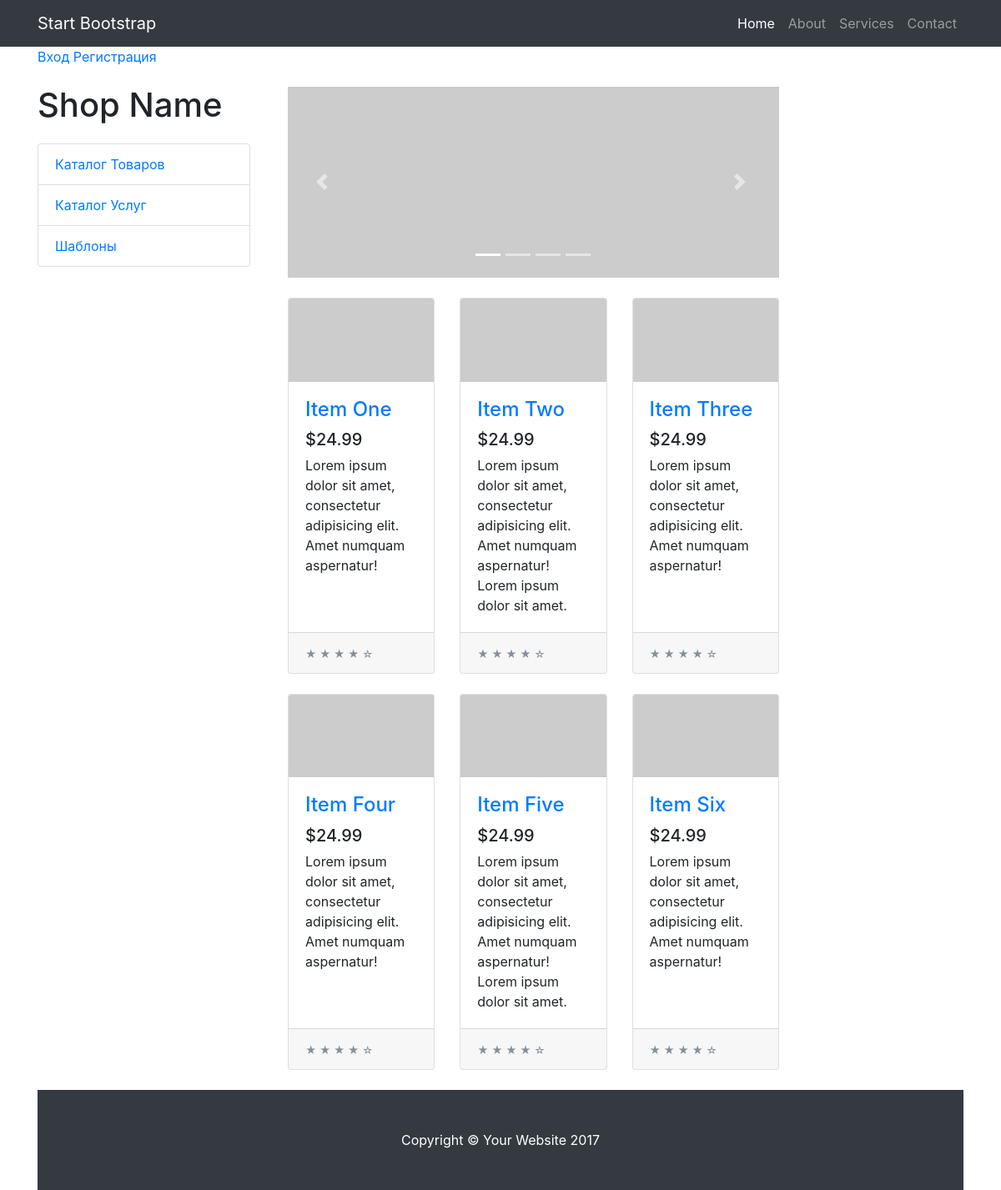
The page / on the database its author committed.
### tables this page shows
CREATE TABLE IF NOT EXISTS `catalogs` (
  `id` int(11) NOT NULL AUTO_INCREMENT,
  `name` tinytext NOT NULL,
  `body` text NOT NULL,
  `type` tinytext NOT NULL,
  PRIMARY KEY (`id`)
);

### templates/top.php (the view, shortened to what this page needs)
<?php require_once('config/config.php'); ?>
<!DOCTYPE html>
<html lang="en">
  <head>
    <link href="vendor/bootstrap/css/bootstrap.min.css" rel="stylesheet">
    <link href="css/shop-homepage.css" rel="stylesheet">
  </head>
  <body>
    <nav class="navbar navbar-expand-lg navbar-dark bg-dark fixed-top">
      <div class="container">
        <a class="navbar-brand" href="#">Start Bootstrap</a>
        <div class="collapse navbar-collapse" id="navbarResponsive">
          <ul class="navbar-nav ml-auto">
            <li class="nav-item active">
              <a class="nav-link" href="#">Home
              </a>
            </li>
            <li class="nav-item">
              <a class="nav-link" href="static.php?url=About">About</a>
            </li>
            <li class="nav-item">
              <a class="nav-link" href="static.php?url=services">Services</a>
            </li>
            <li class="nav-item">
              <a class="nav-link" href="static.php?url=contacts">Contact</a>
            </li>
          </ul>
        </div>
      </div>
    </nav>
    <div class="container">
	<?php
	if(isset($_SESION['user_id'])){
		?>
		<a href="cabinet.php">Кабинет</a>
		<a href="logout.php">Выход</a>
		<?php
	}else {
		?>
		<a href="login.php">Вход</a>
		<a href="register.php">Регистрация</a>
		<?php
	}
	?>
      <div class="row">
        <div class="col-lg-3">
          <h1 class="my-4">Shop Name</h1>
          <div class="list-group">
		  <?
		  $query="SELECT*FROM catalogs WHERE type='main'";
		  $adr=mysqli_query($db_con,$query);
		  while($tbl_catalogs=mysqli_fetch_array($adr)){
			  ?>
			  <a href="catalog.php?id=<?=$tbl_catalogs['id']?>" class="list-group-item">
			  <?=$tbl_catalogs['name']?>
			  </a>
			  <?
		  }
		  ?>
          </div>
        </div>
        <div class="col-lg-9">

### css/shop-homepage.css (style rules this page uses)
body { padding-top: 54px; }
@media (min-width: 992px) { body { padding-top: 56px; } }

### rows shown on the page
catalogs: name "Каталог Товаров"
catalogs: name "Каталог Услуг"
catalogs: name "Шаблоны"
